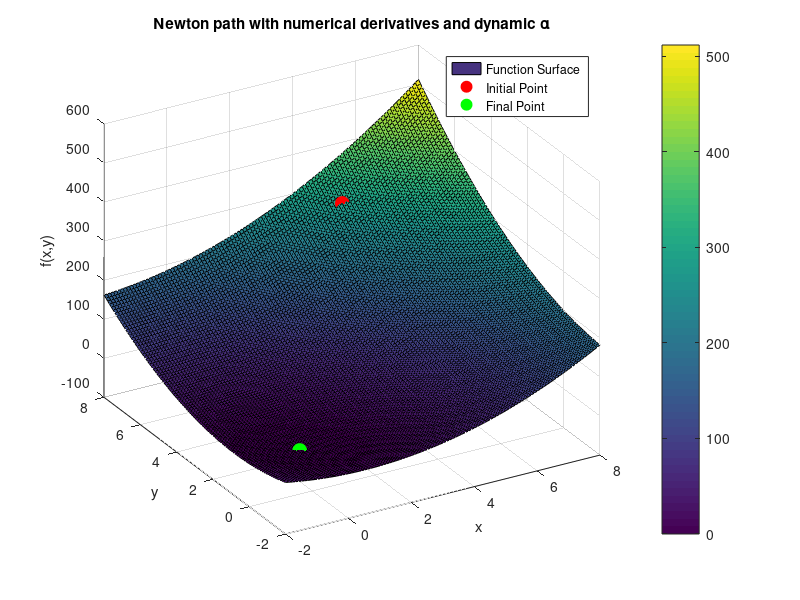
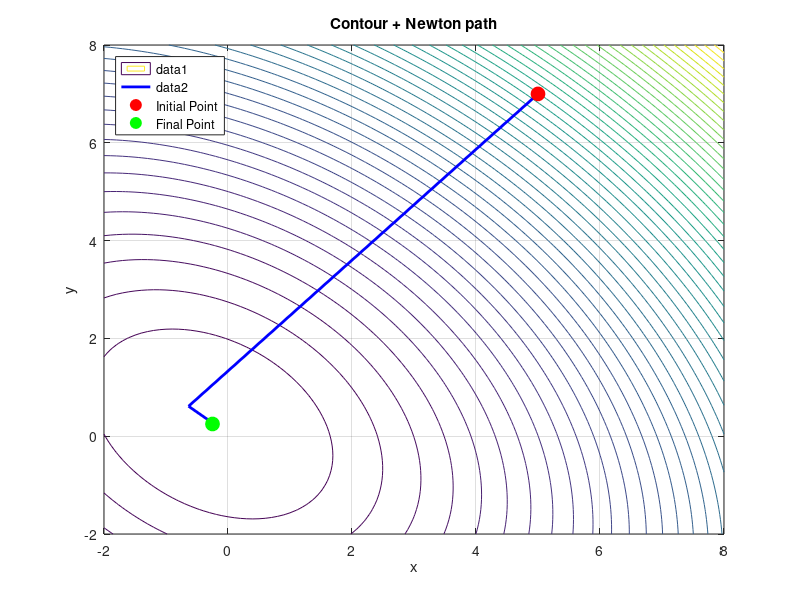

The MATLAB script that drew these images, in order: (Note: this script raises an error after producing the figures.)
clearvars; close all;

% ---- Problem data ----
A = 3; B = -2; C = 3;
f  = @(x,y) A*x.^2 - B*x.*y + C*y.^2 + x - y;  % objective function

% forward-difference approximations
h = 1e-5;
dfdx_fd = @(x,y) (f(x+h,y) - f(x,y)) / h;
dfdy_fd = @(x,y) (f(x,y+h) - f(x,y)) / h;

% ---- Newton with dynamic alpha ----
max_iter  = 100;
tol       = 1e-5;
x = 5; y = 7;         % starting point

history_xy = [x; y];
history_f  = f(x,y);

for k = 1:max_iter
    %--- 1) build numerical gradient and normalize
    gx = dfdx_fd(x,y);
    gy = dfdy_fd(x,y);
    g = [gx; gy];
    d = g / norm(g);
    
    %--- 2) form phi'(alpha)
    phi_prime = @(alpha) ...
      dfdx_fd( x - alpha*d(1), y - alpha*d(2) ) * d(1) + ...
      dfdy_fd( x - alpha*d(1), y - alpha*d(2) ) * d(2);
    
    %--- 3) bracket until sign change for phi'
    a_lo = 0;  f_lo = phi_prime(a_lo);
    a_hi = 1;  f_hi = phi_prime(a_hi);
    while f_lo * f_hi > 0
        a_hi = 2*a_hi;
        f_hi = phi_prime(a_hi);
        if a_hi > 1e6
            error('Could not bracket phi'' root.');
        end
    end

    %--- 4) solve phi'(alpha) = 0
    alpha_opt = fzero(phi_prime, [a_lo, a_hi]);
    
    %--- 5) update (x,y)
    x_new = x - alpha_opt * d(1);
    y_new = y - alpha_opt * d(2);
    
    % record history
    history_xy(:,end+1) = [x_new; y_new];
    history_f(end+1)    = f(x_new,y_new);
    
    % check convergence
    if norm([x_new - x; y_new - y]) < tol
        fprintf('Converged after %d iterations.\n', k);
        break
    end
    
    % if norm([x_new + 0.25; y_new - 0.25]) < tol
    %     fprintf('Reached the desired point (-0.25, 0.25) after %d iterations.\n', k);
    %     break
    % end
    
    % prepare for next iteration
    x = x_new;
    y = y_new;
end

% ---- Visualization ----
% surface + path
[xg,yg] = meshgrid(-2:.1:8,-2:.1:8);
zg = f(xg,yg);
figure;
surf(xg,yg,zg, 'DisplayName', 'Function Surface'); hold on;

% Plot initial and final points
plot3(history_xy(1,1), history_xy(2,1), history_f(1), 'ro', ...
    'MarkerSize', 10, 'MarkerFaceColor', 'r', 'DisplayName', 'Initial Point');
plot3(history_xy(1,end), history_xy(2,end), history_f(end), 'go', ...
    'MarkerSize', 10, 'MarkerFaceColor', 'g', 'DisplayName', 'Final Point');

xlabel('x'); ylabel('y'); zlabel('f(x,y)');
title('Newton path with numerical derivatives and dynamic \alpha');
view(-30, 30); 
colorbar;
grid on;
legend('Location', 'best');

% contour + path
figure;
contour(xg,yg,zg,50); hold on;
% Plot path line
plot(history_xy(1,:), history_xy(2,:), 'b-','LineWidth',2);

% Plot initial and final points
plot(history_xy(1,1), history_xy(2,1), 'ro', ...
    'MarkerSize', 10, 'MarkerFaceColor', 'r', 'DisplayName', 'Initial Point');
plot(history_xy(1,end), history_xy(2,end), 'go', ...
    'MarkerSize', 10, 'MarkerFaceColor', 'g', 'DisplayName', 'Final Point');

xlabel('x'); ylabel('y');
title('Contour + Newton path');
grid on;
legend('Location', 'northwest');

% Create table data
n_rows = length(history_xy(1,:));
table_data = cell(n_rows, 7);

% Fill initial row (k=0)
table_data{1,1} = 0;
table_data{1,2} = sprintf('(%.5f, %.5f)', history_xy(1,1), history_xy(2,1));
g0 = [dfdx_fd(history_xy(1,1), history_xy(2,1)); 
      dfdy_fd(history_xy(1,1), history_xy(2,1))];
table_data{1,3} = sprintf('(%.5f, %.5f)', g0(1), g0(2));
d0 = g0 / norm(g0);
table_data{1,4} = sprintf('(%.5f, %.5f)', d0(1), d0(2));
table_data{1,5} = '-';
table_data{1,6} = '-';
table_data{1,7} = '-';

% Fill remaining rows
for i = 2:n_rows
    table_data{i,1} = i-1;
    table_data{i,2} = sprintf('(%.5f, %.5f)', history_xy(1,i-1), history_xy(2,i-1));
    
    % Calculate gradient at current point
    g = [dfdx_fd(history_xy(1,i-1), history_xy(2,i-1)); 
         dfdy_fd(history_xy(1,i-1), history_xy(2,i-1))];
    table_data{i,3} = sprintf('(%.5f, %.5f)', g(1), g(2));
    
    % Normalized gradient
    d = g / norm(g);
    table_data{i,4} = sprintf('(%.5f, %.5f)', d(1), d(2));
    
    % For the last row, calculate what the next point would be
    if i == n_rows
        % Form phi'(alpha)
        phi_prime = @(alpha) ...
            dfdx_fd(history_xy(1,i-1) - alpha*d(1), history_xy(2,i-1) - alpha*d(2)) * d(1) + ...
            dfdy_fd(history_xy(1,i-1) - alpha*d(1), history_xy(2,i-1) - alpha*d(2)) * d(2);
        
        % Bracket and solve for alpha
        a_lo = 0;  f_lo = phi_prime(a_lo);
        a_hi = 1;  f_hi = phi_prime(a_hi);
        while f_lo * f_hi > 0
            a_hi = 2*a_hi;
            f_hi = phi_prime(a_hi);
            if a_hi > 1e6
                break;
            end
        end
        alpha_opt = fzero(phi_prime, [a_lo, a_hi]);
        
        % Calculate theoretical next point
        x_next = history_xy(1,i-1) - alpha_opt * d(1);
        y_next = history_xy(2,i-1) - alpha_opt * d(2);
        
        table_data{i,5} = sprintf('%.5f', alpha_opt);
        table_data{i,6} = sprintf('(%.5f, %.5f)', x_next, y_next);
        table_data{i,7} = sprintf('%.4e', norm([x_next; y_next] - history_xy(:,i-1)));
    else
        diff = history_xy(:,i) - history_xy(:,i-1);
        alpha = norm(diff) / norm(d);
        table_data{i,5} = sprintf('%.5f', alpha);
        table_data{i,6} = sprintf('(%.5f, %.5f)', history_xy(1,i), history_xy(2,i));
        table_data{i,7} = sprintf('%.4e', norm(diff));
    end
end

% Display the table
fprintf('\nOptimization Progress:\n');
headers = {'Iteration', '(x,y)', '∇f(x,y)', '∇f(x,y) normalized', 'α', 'next(x,y)', 'Error'};
disp(array2table(table_data, 'VariableNames', headers));
